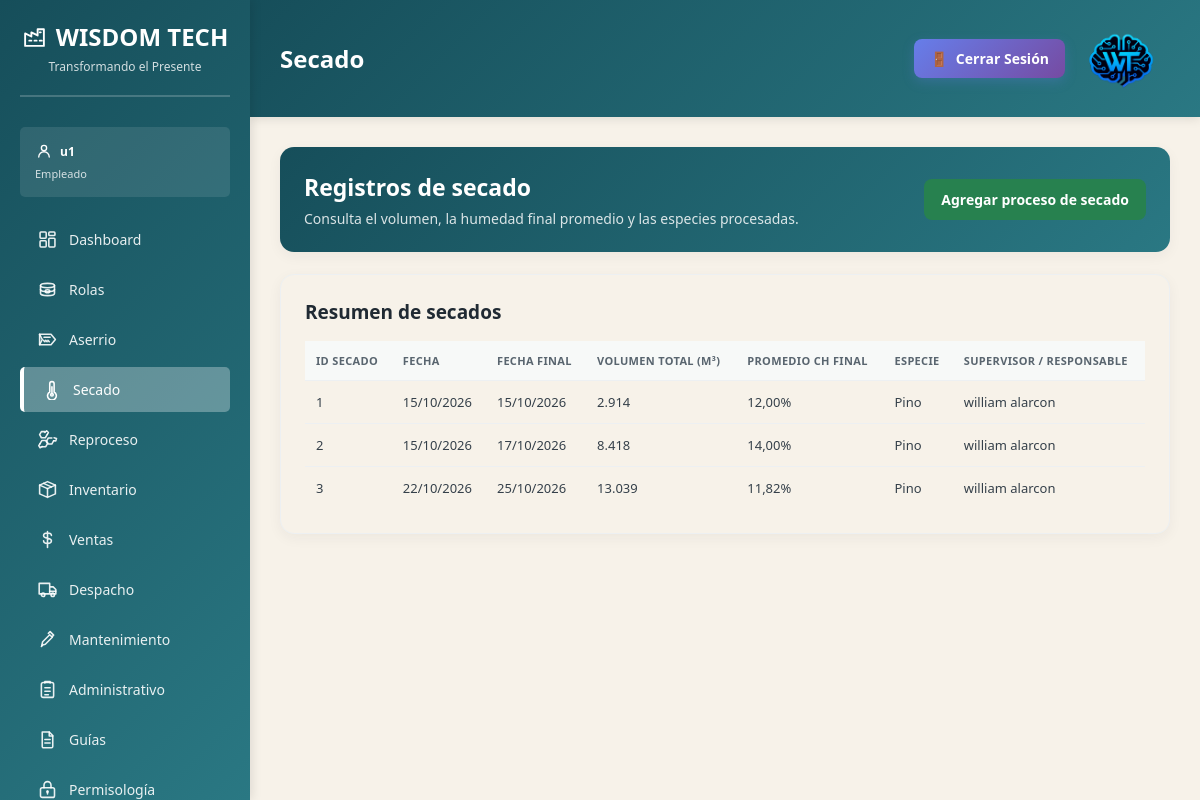
The page /dashboard/secado/ (signed in) on the database its author committed.
### dashboard/models.py (models this page shows, shortened)
class ConfiguracionEmpresa(models.Model):
    PALETAS_FONDO = [
        ('claro', 'Gris claro'),
        ('azulado', 'Azul muy claro'),
        ('calido', 'Arena suave'),
        ('marron', 'Marrón suave'),
        ('salvia', 'Verde salvia'),
        ('petroleo', 'Azul petróleo'),
    ]
    PALETAS_BARRA_LATERAL = [
        ('verde', 'Verde'),
        ('azul', 'Azul'),
        ('vino', 'Vino'),
        ('marron', 'Marrón'),
        ('salvia', 'Verde salvia'),
        ('petroleo', 'Azul petróleo'),
    ]
    PALETAS_MODULOS = [
        ('azul', 'Azul'),
        ('verde', 'Verde'),
        ('grafito', 'Grafito'),
        ('marron', 'Marrón'),
        ('salvia', 'Verde salvia'),
        ('petroleo', 'Azul petróleo'),
    ]
    nombre = models.CharField('nombre de la empresa', max_length=150, default=NombreEmpresa)
    rif = models.CharField('RIF', max_length=30, default=NumeroRif)
    logo_path = models.CharField(
        'ruta del logo',
        max_length=255,
        blank=True,
        default=LogoEmpresa,
        help_text='Ruta relativa a la carpeta static del proyecto, por ejemplo: images/logo.png.',
    )
    slogan = models.CharField('slogan', max_length=255, default=SloganEmpresa)
    color_fondo = models.CharField(
        'fondo del dashboard',
        max_length=20,
        choices=PALETAS_FONDO,
        default='claro',
    )
    color_sidebar = models.CharField(
        'color de la barra lateral',
        max_length=20,
        choices=PALETAS_BARRA_LATERAL,
        default='verde',
    )
    color_modulos = models.CharField(
        'color de las barras de módulos',
        max_length=20,
        choices=PALETAS_MODULOS,
        default='azul',
    )
    class Meta:
        verbose_name = 'configuración de la empresa'
        verbose_name_plural = 'configuración de la empresa'

class PerfilUsuario(models.Model):
    usuario = models.OneToOneField(
        settings.AUTH_USER_MODEL,
        on_delete=models.CASCADE,
        related_name='perfil',
    )
    cargo = models.CharField('cargo', max_length=100)
    class Meta:
        verbose_name = 'perfil de usuario'
        verbose_name_plural = 'perfiles de usuario'

### secado/models.py (models this page shows, shortened)
class SecadoRegistro(models.Model):
    fecha_inicio = models.DateField(verbose_name='Fecha inicial')
    fecha_fin = models.DateField(
        null=True,
        blank=True,
        verbose_name='Fecha final del proceso',
    )
    turno = models.CharField(
        max_length=10,
        choices=PaqueteAserrio.TURNO_CHOICES,
        verbose_name='Turno de secado',
    )
    nombre_supervisor = models.CharField(max_length=150, verbose_name='Nombre del supervisor')
    fecha_registro = models.DateTimeField(auto_now_add=True, verbose_name='Fecha de registro')
    class Meta:
        ordering = ['-fecha_inicio', '-fecha_registro']
        verbose_name = 'Registro de secado'
        verbose_name_plural = 'Registros de secado'

### dashboard/views.py (the view)
# urls.py: path('secado/', views.secado_view, name='secado'),
@login_required(login_url='login')
def secado_view(request):
    registros = list(
        SecadoRegistro.objects
        .annotate(
            volumen_total=Sum('paquetes__paquete__volumen_total'),
            promedio_final=Avg('paquetes__ch_final'),
        )
        .prefetch_related('paquetes__paquete')
    )
    especies_por_codigo = dict(PaqueteAserrio.ESPECIE_CHOICES)
    for registro in registros:
        codigos_especie = {
            item.paquete.especie_madera
            for item in registro.paquetes.all()
        }
        registro.especies = ', '.join(
            especies_por_codigo[codigo]
            for codigo in sorted(codigos_especie)
        )
    return render(request, 'modules/secado_lista.html', {
        'module': 'Secado',
        'registros': registros,
    })

### templates/modules/secado_lista.html (shortened to what this page needs)
{% extends 'base.html' %}
{% block page_title %}{{ module }}{% endblock %}
{% block content %}
<main class="drying-overview">
    <header class="overview-header">
        <div>
            <h1>Registros de secado</h1>
            <p>Consulta el volumen, la humedad final promedio y las especies procesadas.</p>
        </div>
        <a class="add-drying-button" href="{% url 'secado_agregar' %}">Agregar proceso de secado</a>
    </header>
    <section class="drying-list" aria-labelledby="drying-list-title">
        <h2 id="drying-list-title">Resumen de secados</h2>
        <div class="table-scroll">
            <table class="drying-table">
                <thead>
                    <tr>
                        <th>ID secado</th>
                        <th>Fecha</th>
                        <th>Fecha final</th>
                        <th>Volumen total (m³)</th>
                        <th>Promedio CH final</th>
                        <th>Especie</th>
                        <th>Supervisor / responsable</th>
                    </tr>
                </thead>
                <tbody>
                    {% for registro in registros %}
                    <tr data-detail-url="{% url 'secado_detalle' registro_id=registro.pk %}"
                        tabindex="0" role="link"
                        aria-label="Abrir detalle del proceso de secado {{ registro.pk }}">
                        <td>{{ registro.pk }}</td>
                        <td>{{ registro.fecha_inicio|date:"d/m/Y" }}</td>
                        <td>{% if registro.fecha_fin %}{{ registro.fecha_fin|date:"d/m/Y" }}{% else %}En proceso{% endif %}</td>
                        <td>{% if registro.volumen_total != None %}{{ registro.volumen_total|floatformat:"3u" }}{% else %}0.000{% endif %}</td>
                        <td>{% if registro.promedio_final != None %}{{ registro.promedio_final|floatformat:2 }}%{% else %}Pendiente{% endif %}</td>
                        <td>{{ registro.especies|default:"—" }}</td>
                        <td>{{ registro.nombre_supervisor }}</td>
                    </tr>
                    {% empty %}
                    <tr>
                        <td class="empty-list" colspan="7">Aún no hay procesos de secado registrados. Usa “Agregar proceso de secado” para crear el primero.</td>
                    </tr>
                    {% endfor %}
                </tbody>
            </table>
        </div>
    </section>
</main>
{% endblock %}

### templates/base.html (shortened to what this page needs)
<!DOCTYPE html>
<html lang="es">
<head>
    {% load static %}
</head>
<body style="--dashboard-background: {{ tema_colores.fondo }}; --sidebar-start: {{ tema_colores.sidebar_inicio }}; --sidebar-end: {{ tema_colores.sidebar_fin }}; --module-start: {{ tema_colores.modulo_inicio }}; --module-end: {{ tema_colores.modulo_fin }};">
    <div class="sidebar">
        <div class="sidebar-header">
            <h1>
                <span class="sidebar-symbol" aria-hidden="true">
                    <svg viewBox="0 0 24 24">
                        <path d="M3 21V9l6 3V8l6 3V5h6v16z"/>
                        <path d="M7 16h2m3 0h2m3 0h2M17 8h1"/>
                    </svg>
                </span>
                <span>{{ empresa.nombre }}</span>
            </h1>
            <p>{{ empresa.slogan }}</p>
        </div>
        <div class="user-info">
            <strong>
                <span class="sidebar-symbol" aria-hidden="true">
                    <svg viewBox="0 0 24 24">
                        <circle cx="12" cy="8" r="3.5"/>
                        <path d="M5 20a7 7 0 0 1 14 0"/>
                    </svg>
                </span>
                <span>{{ user.get_full_name|default:user.username }}</span>
            </strong>
            <span class="user-role">{{ cargo_usuario }}</span>
        </div>
        <ul class="sidebar-menu">
            <li>
                <a href="{% url 'dashboard' %}" class="{% if request.resolver_match.url_name == 'dashboard' %}active{% endif %}">
                    <span class="icon" aria-hidden="true">
                        <svg viewBox="0 0 24 24">
                            <rect x="3.5" y="3.5" width="7" height="7" rx="1"/>
                            <rect x="13.5" y="3.5" width="7" height="4" rx="1"/>
                            <rect x="13.5" y="10.5" width="7" height="10" rx="1"/>
                            <rect x="3.5" y="13.5" width="7" height="7" rx="1"/>
                        </svg>
                    </span>
                    <span>Dashboard</span>
                </a>
            </li>
            <li>
                <a href="/dashboard/rolas/" class="{% if 'rolas' in request.path %}active{% endif %}">
                    <span class="icon" aria-hidden="true">
                        <svg viewBox="0 0 24 24">
                            <path d="M4 7.5c0-1.4 3.6-2.5 8-2.5s8 1.1 8 2.5v9c0 1.4-3.6 2.5-8 2.5s-8-1.1-8-2.5z"/>
                            <path d="M4 7.5c0 1.4 3.6 2.5 8 2.5s8-1.1 8-2.5M4 12c0 1.4 3.6 2.5 8 2.5s8-1.1 8-2.5"/>
                            <path d="M12 12.2c1.4 0 2.6.8 2.6 1.8s-1.2 1.8-2.6 1.8-2.6-.8-2.6-1.8 1.2-1.8 2.6-1.8z"/>
                        </svg>
                    </span>
                    <span>Rolas</span>
                </a>
            </li>
            <li>
                <a href="{% url 'aserrio' %}" class="{% if request.resolver_match.url_name == 'aserrio' %}active{% endif %}">
                    <span class="icon" aria-hidden="true">
                        <svg viewBox="0 0 24 24">
                            <path d="M3 6h13l5 6-5 6H3l3-6z"/>
                            <path d="M8 9.5h7M7.5 13l1.5 1.5m1-1.5 1.5 1.5m1-1.5 1.5 1.5"/>
                            <path d="M3 6v12"/>
                        </svg>
                    </span>
                    <span>Aserrio</span>
                </a>
            </li>
            <li>
                <a href="{% url 'secado' %}" class="{% if request.resolver_match.url_name == 'secado' %}active{% endif %}">
                    <span class="icon" aria-hidden="true">
                        <svg viewBox="0 0 24 24">
                            <path d="M10 14.8V5.5a2.5 2.5 0 0 1 5 0v9.3a5 5 0 1 1-5 0z"/>
                            <path d="M12.5 9v8"/>
                            <circle cx="12.5" cy="18" r="1.5"/>
                        </svg>
                    </span>
                    <span>Secado</span>
                </a>
            </li>
            <li>
                <a href="{% url 'reproceso' %}" class="{% if request.resolver_match.url_name == 'reproceso' %}active{% endif %}">
                    <span class="icon" aria-hidden="true">
                        <svg viewBox="0 0 24 24">
                            <path d="m9 4 2-2 2 2-1.2 2.1"/>
                            <path d="M11.8 6.1 9.5 10H5l-2-3.5L5 3h4"/>
                            <path d="m19.5 10 2.8.8-.8 2.8-2.4-.2"/>
                            <path d="m19.1 13.4-2.2 3.8H13l-2-3.5 2-3.5h4"/>
                            <path d="m6 20-2.5 1.4L2 19l1.3-2"/>
                            <path d="m3.3 17 2.2-3.8H10l2 3.5-2 3.5H6"/>
                        </svg>
                    </span>
                    <span>Reproceso</span>
                </a>
            </li>
            <li>
                <a href="{% url 'inventario' %}" class="{% if request.resolver_match.url_name == 'inventario' %}active{% endif %}">
                    <span class="icon" aria-hidden="true">
                        <svg viewBox="0 0 24 24">
                            <path d="m3 7 9-4 9 4-9 4z"/>
                            <path d="M3 7v10l9 4 9-4V7M12 11v10"/>
                            <path d="m7.5 5 9 4"/>
                        </svg>
                    </span>
                    <span>Inventario</span>
                </a>
            </li>
            <li>
                <a href="{% url 'ventas' %}" class="{% if request.resolver_match.url_name == 'ventas' %}active{% endif %}">
                    <span class="icon" aria-hidden="true">
                        <svg viewBox="0 0 24 24">
                            <path d="M12 3v18M16.5 7.5c0-1.7-1.8-3-4.5-3s-4.5 1.3-4.5 3 1.5 2.6 4.5 3 4.5 1.3 4.5 3-1.8 3-4.5 3-4.5-1.3-4.5-3"/>
                        </svg>
                    </span>
                    <span>Ventas</span>
                </a>
            </li>
            <li>
                <a href="{% url 'despacho' %}" class="{% if request.resolver_match.url_name == 'despacho' %}active{% endif %}">
                    <span class="icon" aria-hidden="true">
                        <svg viewBox="0 0 24 24">
                            <path d="M2.5 5h12v12h-12zM14.5 9h4l3 3v5h-7z"/>
                            <circle cx="7" cy="18" r="2"/>
                            <circle cx="18" cy="18" r="2"/>
                            <path d="M14.5 14h7"/>
                        </svg>
                    </span>
                    <span>Despacho</span>
                </a>
            </li>
            <li>
                <a href="{% url 'mantenimiento' %}" class="{% if request.resolver_match.url_name == 'mantenimiento' %}active{% endif %}">
                    <span class="icon" aria-hidden="true">
                        <svg viewBox="0 0 24 24">
                            <path d="m14.5 6.5 3 3-8 8-4 1 1-4 8-8z"/>
                            <path d="m13 5 2-2 4 4-2 2"/>
                            <path d="M6 19l-1 1"/>
                        </svg>
                    </span>
                    <span>Mantenimiento</span>
                </a>
            </li>
            <li>
                <a href="{% url 'administrativo' %}" class="{% if request.resolver_match.url_name == 'administrativo' %}active{% endif %}">
                    <span class="icon" aria-hidden="true">
                        <svg viewBox="0 0 24 24">
                            <rect x="5" y="4" width="14" height="17" rx="2"/>
                            <path d="M9 4.5V3h6v1.5M9 10h6M9 14h6M9 18h4"/>
                        </svg>
                    </span>
                    <span>Administrativo</span>
                </a>
            </li>
            <li>
                <a href="{% url 'guias' %}" class="{% if request.resolver_match.url_name == 'guias' %}active{% endif %}">
                    <span class="icon" aria-hidden="true">
                        <svg viewBox="0 0 24 24">
                            <path d="M6 3.5h8l4 4V20a1.5 1.5 0 0 1-1.5 1.5h-9A1.5 1.5 0 0 1 6 20z"/>
                            <path d="M14 3.5V8h4M9 12h6M9 16h6"/>
                        </svg>
                    </span>
                    <span>Guías</span>
                </a>
            </li>
            <li>
                <a href="{% url 'permisologia' %}" class="{% if request.resolver_match.url_name == 'permisologia' %}active{% endif %}">
                    <span class="icon" aria-hidden="true">
                        <svg viewBox="0 0 24 24">
                            <rect x="4" y="10" width="16" height="11" rx="2"/>
                            <path d="M8 10V7a4 4 0 1 1 8 0v3M12 14v3"/>
                            <circle cx="12" cy="14.5" r=".7"/>
                        </svg>
                    </span>
                    <span>Permisología</span>
                </a>
            </li>
        </ul>
    </div>
    <div class="main-content">
        <div class="topbar">
            <div class="page-heading">
                <h2>{% block page_title %}Dashboard{% endblock %}</h2>
            </div>
            <div class="topbar-info">
                <div class="topbar-actions">
                    <a href="{% url 'logout' %}" class="topbar-logout">
                        <span>🚪</span>
                        <span>Cerrar Sesión</span>
                    </a>
                    {% if logo_empresa_disponible %}
                    <img class="topbar-logo" src="{% static empresa.logo_path %}" alt="Logo de {{ empresa.nombre }}">
                    {% endif %}
                </div>
            </div>
        </div>
        <div class="content">
            {% block content %}{% endblock %}
        </div>
    </div>
</body>
</html>

### rows shown on the page
ConfiguracionEmpresa: nombre "WISDOM TECH", slogan "Transformando el Presente", logo_path (picture)
PerfilUsuario: cargo "Empleado"
SecadoRegistro: pk "1", fecha_inicio "15/10/2026", fecha_fin "15/10/2026", volumen_total "2.914", promedio_final "12,00", especies "Pino", nombre_supervisor "william alarcon"
SecadoRegistro: pk "2", fecha_inicio "15/10/2026", fecha_fin "17/10/2026", volumen_total "8.418", promedio_final "14,00", especies "Pino", nombre_supervisor "william alarcon"
SecadoRegistro: pk "3", fecha_inicio "22/10/2026", fecha_fin "25/10/2026", volumen_total "13.039", promedio_final "11,82", especies "Pino", nombre_supervisor "william alarcon"

### other values the page prints
{{ user.get_full_name|default:user.username }} "u1"
{{ module }} "Secado"
